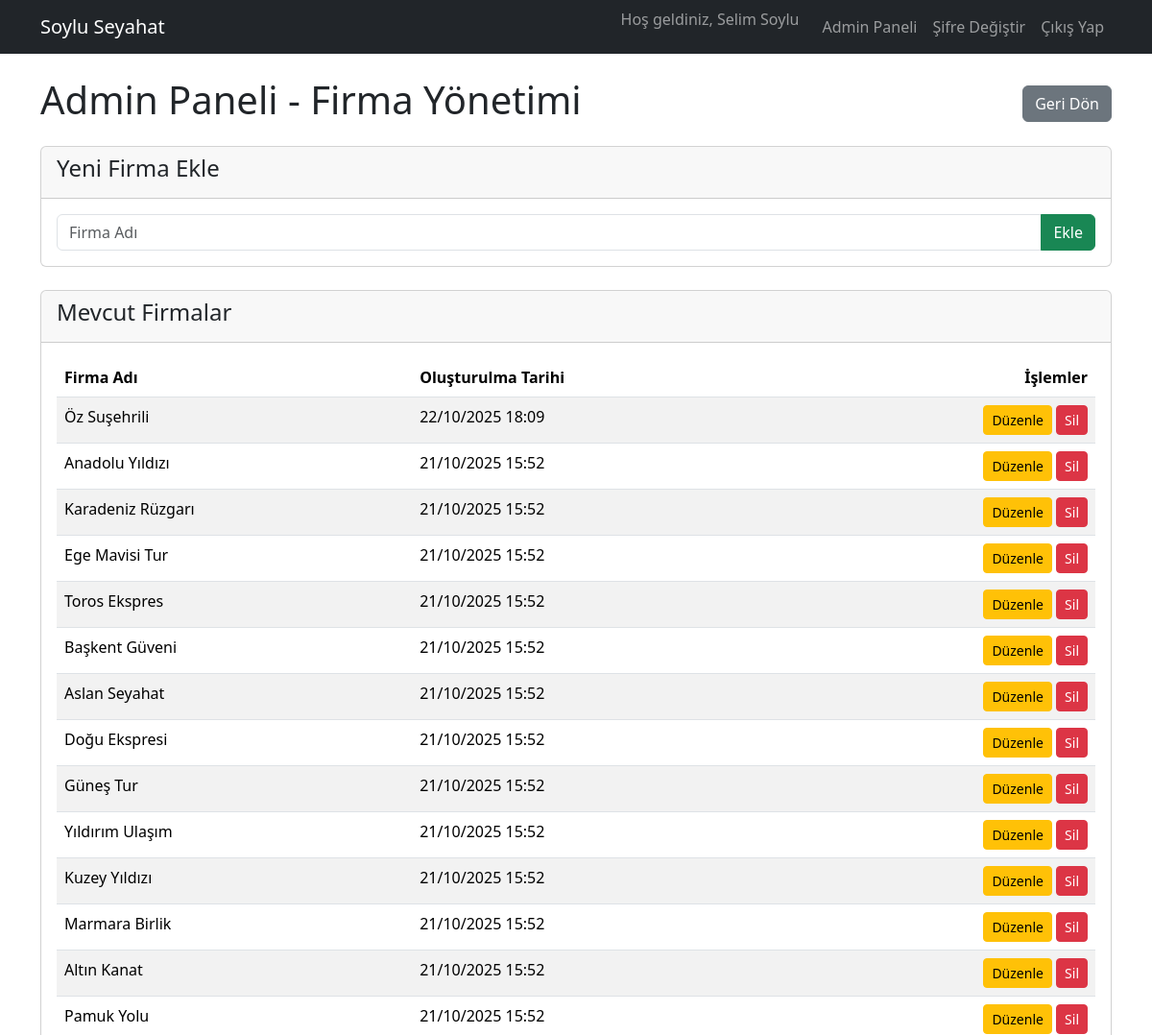
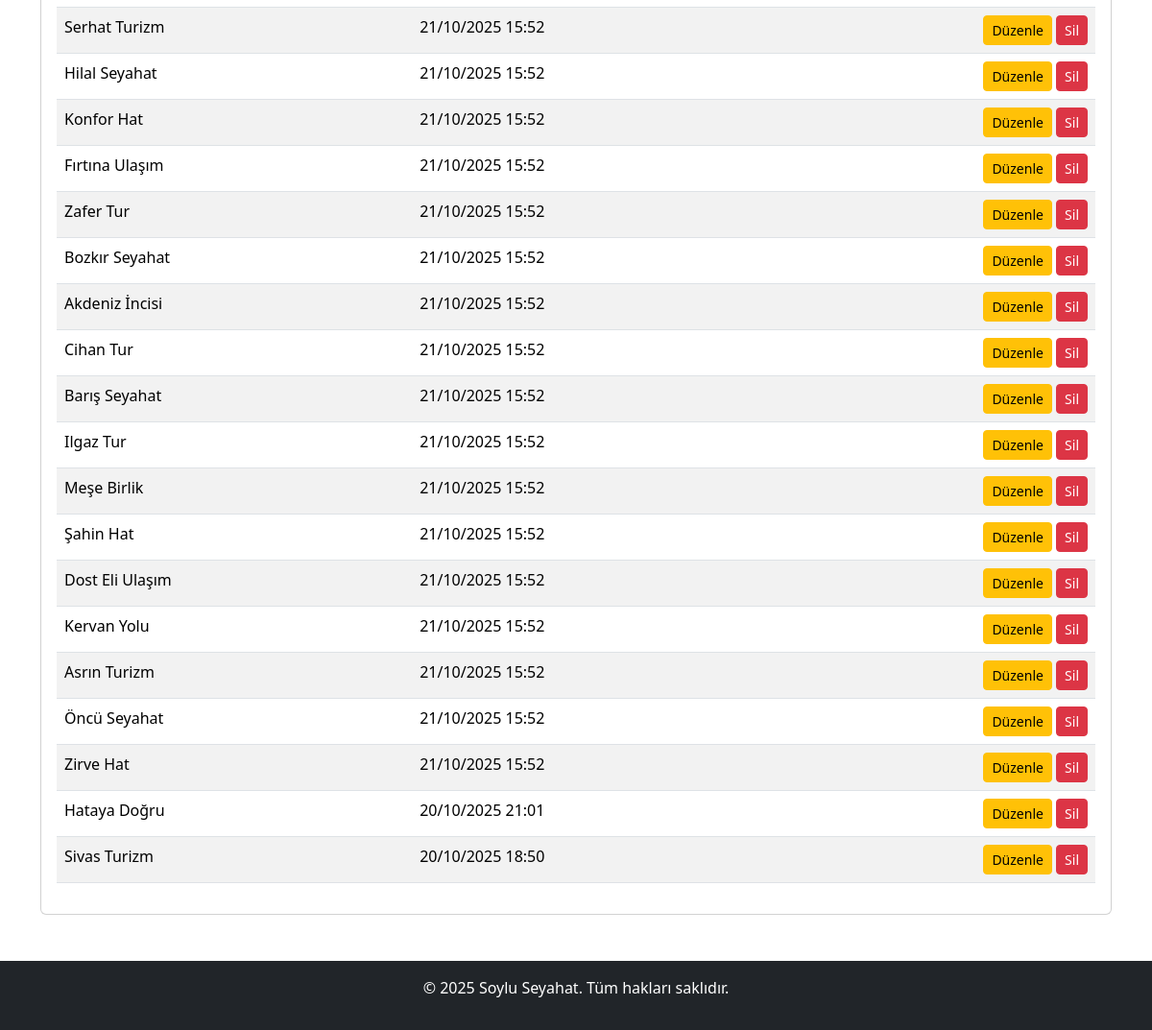
/admin_firma_yonetim.php (signed in), run on the app's committed database (2 pictures, top to bottom).
### tables this page shows
CREATE TABLE Bus_Company (
id UUID PRIMARY KEY,
name TEXT UQ NN,
logo_path TEXT,
created_at TIMESTAMP);

### public/admin_firma_yonetim.php (the view, shortened to what this page needs)
<?php
$db = getDBConnection();
$companies = $db->query("SELECT * FROM Bus_Company ORDER BY created_at DESC")->fetchAll();
include '../src/templates/header.php';
?>
<div class="d-flex justify-content-between align-items-center mb-3">
    <h1>Admin Paneli - Firma Yönetimi</h1>
    <a href="admin_panel.php" class="btn btn-secondary">Geri Dön</a>
</div>
<div class="card mb-4">
    <div class="card-header">
        <h4>Yeni Firma Ekle</h4>
    </div>
    <div class="card-body">
        <form action="admin_firma_yonetim.php" method="POST">
            <div class="input-group">
                <input type="text" class="form-control" name="company_name" placeholder="Firma Adı" required>
                <button class="btn btn-success" type="submit" name="add_company">Ekle</button>
            </div>
        </form>
    </div>
</div>
<div class="card">
    <div class="card-header">
        <h4>Mevcut Firmalar</h4>
    </div>
    <div class="card-body">
        <table class="table table-striped">
            <thead>
                <tr>
                    <th>Firma Adı</th>
                    <th>Oluşturulma Tarihi</th>
                    <th class="text-end">İşlemler</th>
                </tr>
            </thead>
            <tbody>
                <?php if (empty($companies)): ?>
                    <tr>
                        <td colspan="3" class="text-center">Henüz eklenmiş firma yok.</td>
                    </tr>
                <?php else: ?>
                    <?php foreach ($companies as $company): ?>
                        <tr>
                            <td><?php echo htmlspecialchars($company['name']); ?></td>
                            <td>
                             <?php if (!empty($company['created_at'])): ?>
                             <?php echo date('d/m/Y H:i', strtotime($company['created_at'])); ?>
                             <?php else: ?>
                            <span class="text-muted">Tarih Belirtilmemiş</span>
                            <?php endif; ?>
                            </td>
                            <td class="text-end">
                                <a href="admin_firma_duzenle.php?id=<?php echo $company['id']; ?>" class="btn btn-sm btn-warning">Düzenle</a>
                                <a href="admin_firma_sil.php?id=<?php echo $company['id']; ?>" class="btn btn-sm btn-danger" onclick="return confirm('Bu firmayı silmek istediğinizden emin misiniz? Bu firmaya ait tüm seferler ve biletler de silinebilir!');">Sil</a>
                            </td>
                        </tr>
                    <?php endforeach; ?>
                <?php endif; ?>
            </tbody>
        </table>
    </div>
</div>
<?php include '../src/templates/footer.php'; ?>

### src/templates/header.php (shortened to what this page needs)
<!DOCTYPE html>
<html lang="tr">
<head>
    <link href="https://cdn.jsdelivr.net/npm/bootstrap@5.3.2/dist/css/bootstrap.min.css" rel="stylesheet">
    <link rel="stylesheet" href="https://cdnjs.cloudflare.com/ajax/libs/awesomplete/1.1.5/awesomplete.min.css" />
    <link rel="stylesheet" href="assets/css/style.css">
</head>
<body>
<nav class="navbar navbar-expand-lg navbar-dark bg-dark">
    <div class="container">
        <a class="navbar-brand" href="index.php">Soylu Seyahat</a>
        <div class="collapse navbar-collapse" id="navbarNav">
            <ul class="navbar-nav ms-auto">
                <?php if (isset($_SESSION['user_id'])): ?>
                    <li class="nav-item">
                        <span class="navbar-text me-3">
                            Hoş geldiniz, <?php echo htmlspecialchars($_SESSION['full_name'] ?? ''); ?>
                        </span>
                    </li>
                    <?php if ($_SESSION['role'] === 'user'): ?>
                        <li class="nav-item"><a class="nav-link" href="hesabim.php">Hesabım</a></li>
                    <?php elseif ($_SESSION['role'] === 'admin'): ?>
                        <li class="nav-item"><a class="nav-link" href="admin_panel.php">Admin Paneli</a></li>
                    <?php elseif ($_SESSION['role'] === 'company'): ?>
                         <li class="nav-item"><a class="nav-link" href="company_panel.php">Firma Paneli</a></li>
                    <?php endif; ?>
                    <li class="nav-item"><a class="nav-link" href="sifre_degistir.php">Şifre Değiştir</a></li>
                    <li class="nav-item"><a class="nav-link" href="logout.php">Çıkış Yap</a></li>
                <?php else: ?>
                    <li class="nav-item"><a class="nav-link" href="login.php">Giriş Yap</a></li>
                    <li class="nav-item"><a class="nav-link" href="register.php">Kayıt Ol</a></li>
                <?php endif; ?>
            </ul>
        </div>
    </div>
</nav>
<main class="container mt-4">

### src/templates/footer.php (shortened to what this page needs)
</main>
<footer class="bg-dark text-white text-center p-3 mt-5">
    <div class="container">
        <p>&copy; <?php echo date('Y'); ?> Soylu Seyahat. Tüm hakları saklıdır.</p>
    </div>
</footer>
</body>
</html>

### public/assets/css/style.css (style rules this page uses)
html, body { height: 100%; margin: 0; }
body { display: flex; flex-direction: column; }
main { flex-grow: 1; }

### data on the page
bus_company: name "Öz Suşehrili", created_at "22/10/2025 18:09"
bus_company: name "Anadolu Yıldızı", created_at "21/10/2025 15:52"
bus_company: name "Karadeniz Rüzgarı", created_at "21/10/2025 15:52"
bus_company: name "Ege Mavisi Tur", created_at "21/10/2025 15:52"
bus_company: name "Toros Ekspres", created_at "21/10/2025 15:52"
bus_company: name "Başkent Güveni", created_at "21/10/2025 15:52"
bus_company: name "Aslan Seyahat", created_at "21/10/2025 15:52"
bus_company: name "Doğu Ekspresi", created_at "21/10/2025 15:52"
bus_company: name "Güneş Tur", created_at "21/10/2025 15:52"
bus_company: name "Yıldırım Ulaşım", created_at "21/10/2025 15:52"
bus_company: name "Kuzey Yıldızı", created_at "21/10/2025 15:52"
bus_company: name "Marmara Birlik", created_at "21/10/2025 15:52"
bus_company: name "Altın Kanat", created_at "21/10/2025 15:52"
bus_company: name "Pamuk Yolu", created_at "21/10/2025 15:52"
bus_company: name "Serhat Turizm", created_at "21/10/2025 15:52"
bus_company: name "Hilal Seyahat", created_at "21/10/2025 15:52"
bus_company: name "Konfor Hat", created_at "21/10/2025 15:52"
bus_company: name "Fırtına Ulaşım", created_at "21/10/2025 15:52"
bus_company: name "Zafer Tur", created_at "21/10/2025 15:52"
bus_company: name "Bozkır Seyahat", created_at "21/10/2025 15:52"
bus_company: name "Akdeniz İncisi", created_at "21/10/2025 15:52"
bus_company: name "Cihan Tur", created_at "21/10/2025 15:52"
bus_company: name "Barış Seyahat", created_at "21/10/2025 15:52"
bus_company: name "Ilgaz Tur", created_at "21/10/2025 15:52"
bus_company: name "Meşe Birlik", created_at "21/10/2025 15:52"
bus_company: name "Şahin Hat", created_at "21/10/2025 15:52"
bus_company: name "Dost Eli Ulaşım", created_at "21/10/2025 15:52"
bus_company: name "Kervan Yolu", created_at "21/10/2025 15:52"
bus_company: name "Asrın Turizm", created_at "21/10/2025 15:52"
bus_company: name "Öncü Seyahat", created_at "21/10/2025 15:52"
bus_company: name "Zirve Hat", created_at "21/10/2025 15:52"
bus_company: name "Hataya Doğru", created_at "20/10/2025 21:01"
bus_company: name "Sivas Turizm", created_at "20/10/2025 18:50"

### other printed values
$_SESSION['full_name'] "Selim Soylu"
